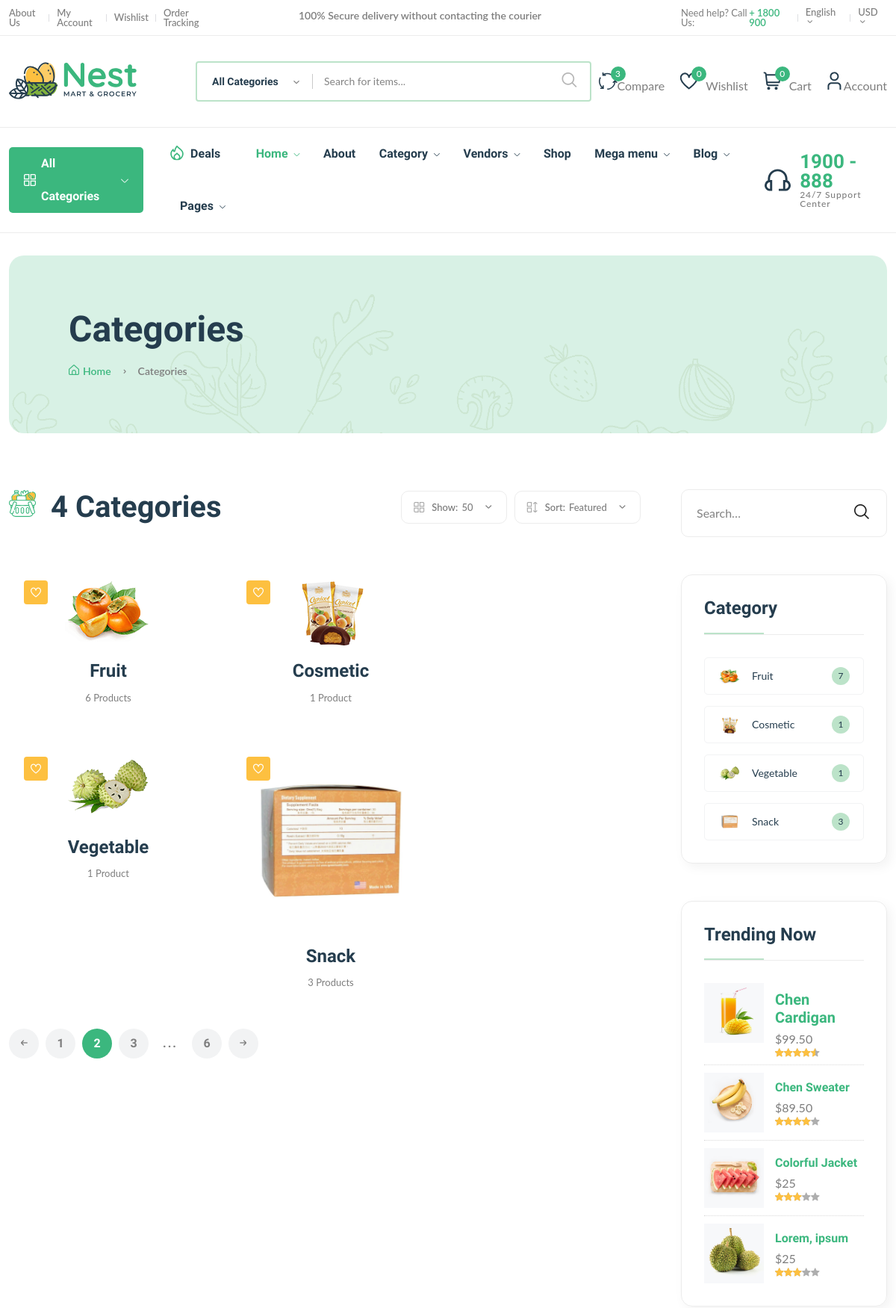
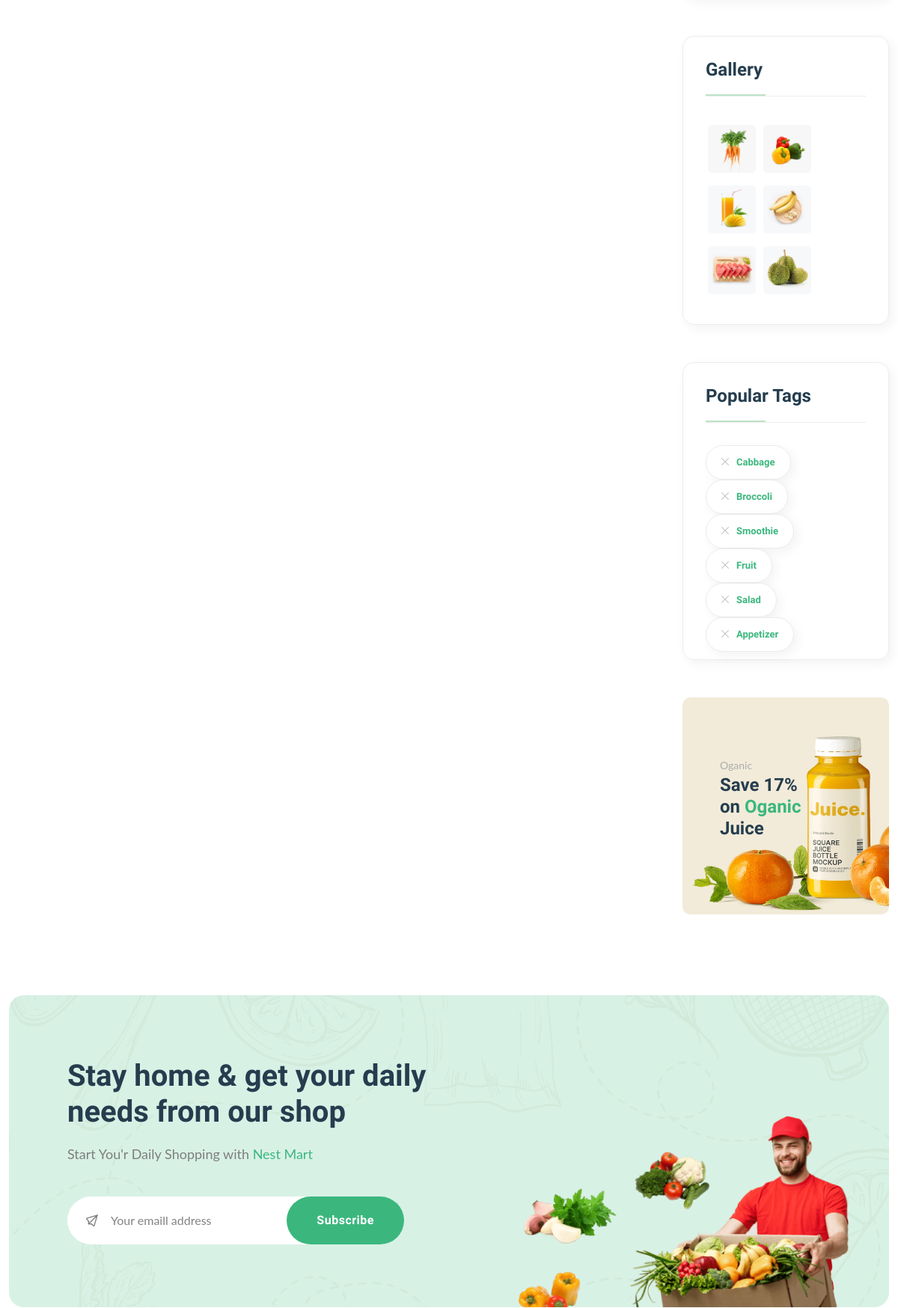
Page /categories/ (upper part) on the committed database (2 pictures, top to bottom).
### core/models.py (models this page shows, shortened)
class Category(models.Model):
    cid = ShortUUIDField(
        unique=True,
        length=10,
        max_length=30,
        prefix='cat',
        alphabet='abcdefgh12345'
        )
    title = models.CharField(max_length=100, default='This is a category')
    image = models.ImageField(upload_to='category/', default='category.jpg')
    class Meta:
        verbose_name_plural = 'categories'

### core/views.py (the view)
# urls.py: path("categories/", views.category_list, name='category_list'),
def category_list(request):
    categories = Category.objects.annotate(
        product_count=Count(
            'category',
            filter=Q(category__product_status='published')
            )
    )
    context = {
        'categories': categories
    }
    return render(request, 'core/category_list.html', context)

### core/context_processor.py (called while the page is built)
def default(request):
    categories = Category.objects.annotate(
        product_count=Count(
            'category',
            filter=Q(category__product_status='published')
        )
    )
    vendors = Vendor.objects.all()
    tags = Tag.objects.all()
    min_max_price = Product.objects.aggregate(Min('price'), Max('price'))
    context = {
        'categories': categories,
        'vendors': vendors,
        'tags': tags,
        'min_max_price': min_max_price,
    }
    return context

### useradmin/context_processor.py (called while the page is built)
def default(request):
    user_profile = None
    if request.user.is_authenticated:
        try:
            user_profile = UserProfile.objects.get(user=request.user)
        except UserProfile.DoesNotExist:
            user_profile = None
    vendors = Vendor.objects.all()
    context = {
        'vendors': vendors,
        'profile': user_profile
    }
    return context

### templates/core/category_list.html (shortened to what this page needs)
{% extends 'base.html' %}
{% load static %}
{% block content %}
<main class="main">
  <div class="page-header mt-30 mb-75">
    <div class="container">
      <div class="archive-header">
        <div class="row align-items-center">
          <div class="col-xl-3">
            <h1 class="mb-15">Categories</h1>
            <div class="breadcrumb">
              <a href="index.html" rel="nofollow"
                ><i class="fi-rs-home mr-5"></i>Home</a
              >
              <span></span> Categories
            </div>
          </div>
        </div>
      </div>
    </div>
  </div>
  <div class="page-content mb-50">
    <div class="container">
      <div class="row">
        <div class="col-lg-9">
          <div class="shop-product-fillter mb-50 pr-30">
            <div class="totall-product">
              <h2>
                <img
                  class="w-36px mr-10"
                  src="{% static 'assets/imgs/theme/icons/category-1.svg' %}"
                  alt=""
                />
                {{ categories.count }} Categories
              </h2>
            </div>
            <div class="sort-by-product-area">
              <div class="sort-by-cover mr-10">
                <div class="sort-by-product-wrap">
                  <div class="sort-by">
                    <span><i class="fi-rs-apps"></i>Show:</span>
                  </div>
                  <div class="sort-by-dropdown-wrap">
                    <span> 50 <i class="fi-rs-angle-small-down"></i></span>
                  </div>
                </div>
              </div>
              <div class="sort-by-cover">
                <div class="sort-by-product-wrap">
                  <div class="sort-by">
                    <span><i class="fi-rs-apps-sort"></i>Sort:</span>
                  </div>
                  <div class="sort-by-dropdown-wrap">
                    <span>Featured <i class="fi-rs-angle-small-down"></i></span>
                  </div>
                </div>
              </div>
            </div>
          </div>
          <div class="loop-grid pr-30">
            <div class="row gap-2">
              {% for category in categories%}
              <div
                class="col-xl-4 col-lg-6 col-md-6 text-center hover-up mb-30 animated pt-1 "
              >
                <div class="post-thumb ">
                  <a href="{% url 'product_per_category' category.title category.cid %}">
                    <img
                      class="img-fluid"
                      src="{{ category.image.url }}"
                      alt=""
                    />
                  </a>
                  <div class="entry-meta">
                    <a class="entry-meta meta-2" href="blog-category-grid.html"
                      ><i class="fi-rs-heart"></i
                    ></a>
                  </div>
                </div>
                <div class="entry-content-2">
                  <h4 class="post-title mb-15">
                    <a href="{% url 'product_per_category' category.title category.cid %}"
                      >{{ category.title | capfirst }}</a
                    >
                  </h4>
                  <div class="entry-meta font-xs color-grey mt-10 pb-10">
                    <div>
                      <span>
                        {{category.product_count}} Product{{category.product_count|pluralize:"s"}}
                      </span>
                    </div>
                  </div>
                </div>
              </div>
              {% endfor %}
            </div>
          </div>
          <div class="pagination-area mt-15 mb-sm-5 mb-lg-0">
            <nav aria-label="Page navigation example">
              <ul class="pagination justify-content-start">
                <li class="page-item">
                  <a class="page-link" href="#"
                    ><i class="fi-rs-arrow-small-left"></i
                  ></a>
                </li>
                <li class="page-item"><a class="page-link" href="#">1</a></li>
                <li class="page-item active">
                  <a class="page-link" href="#">2</a>
                </li>
                <li class="page-item"><a class="page-link" href="#">3</a></li>
                <li class="page-item">
                  <a class="page-link dot" href="#">...</a>
                </li>
                <li class="page-item"><a class="page-link" href="#">6</a></li>
                <li class="page-item">
                  <a class="page-link" href="#"
                    ><i class="fi-rs-arrow-small-right"></i
                  ></a>
                </li>
              </ul>
            </nav>
          </div>
        </div>
        <div class="col-lg-3 primary-sidebar sticky-sidebar">
          <div class="widget-area">
            <div class="sidebar-widget-2 widget_search mb-50">
              <div class="search-form">
                <form action="#">
                  <input type="text" placeholder="Search…" />
                  <button type="submit"><i class="fi-rs-search"></i></button>
                </form>
              </div>
            </div>
            <div class="sidebar-widget widget-category-2 mb-50">
              <h5 class="section-title style-1 mb-30">Category</h5>
              <ul>
                {% for category in categories %}
                <li>
                  <a href="shop-grid-right.html">
                    <img
                      src="{{ category.image.url }}"
                      alt=""
                    />{{ category.title | capfirst }}</a
                  ><span class="count">{{ category.category.count }}</span>
                </li>
                {% endfor %}
              </ul>
            </div>
            <div
              class="sidebar-widget product-sidebar mb-50 p-30 bg-grey border-radius-10"
            >
              <h5 class="section-title style-1 mb-30">Trending Now</h5>
              <div class="single-post clearfix">
                <div class="image">
                  <img
                    src="{% static 'assets/imgs/shop/thumbnail-3.jpg' %}"
                    alt="#"
                  />
                </div>
                <div class="content pt-10">
                  <h5><a href="shop-product-detail.html">Chen Cardigan</a></h5>
                  <p class="price mb-0 mt-5">$99.50</p>
                  <div class="product-rate">
                    <div class="product-rating" style="width: 90%"></div>
                  </div>
                </div>
              </div>
              <div class="single-post clearfix">
                <div class="image">
                  <img
                    src="{% static 'assets/imgs/shop/thumbnail-4.jpg' %}"
                    alt="#"
                  />
                </div>
                <div class="content pt-10">
                  <h6><a href="shop-product-detail.html">Chen Sweater</a></h6>
                  <p class="price mb-0 mt-5">$89.50</p>
                  <div class="product-rate">
                    <div class="product-rating" style="width: 80%"></div>
                  </div>
                </div>
              </div>
              <div class="single-post clearfix">
                <div class="image">
                  <img
                    src="{% static 'assets/imgs/shop/thumbnail-5.jpg' %}"
                    alt="#"
                  />
                </div>
                <div class="content pt-10">
                  <h6>
                    <a href="shop-product-detail.html">Colorful Jacket</a>
                  </h6>
                  <p class="price mb-0 mt-5">$25</p>
                  <div class="product-rate">
                    <div class="product-rating" style="width: 60%"></div>
                  </div>
                </div>
              </div>
              <div class="single-post clearfix">
                <div class="image">
                  <img
                    src="{% static 'assets/imgs/shop/thumbnail-6.jpg' %}"
                    alt="#"
                  />
                </div>
                <div class="content pt-10">
                  <h6><a href="shop-product-detail.html">Lorem, ipsum</a></h6>
                  <p class="price mb-0 mt-5">$25</p>
                  <div class="product-rate">
                    <div class="product-rating" style="width: 60%"></div>
                  </div>
                </div>
              </div>
            </div>
            <div class="sidebar-widget widget_instagram mb-50">
              <h5 class="section-title style-1 mb-30">Gallery</h5>
              <div class="instagram-gellay">
                <ul class="insta-feed">
                  <li>
                    <a href="#"
                      ><img
                        class="border-radius-5"
                        src="{% static 'assets/imgs/shop/thumbnail-1.jpg' %}"
                        alt=""
                    /></a>
                  </li>
                  <li>
                    <a href="#"
                      ><img
                        class="border-radius-5"
                        src="{% static 'assets/imgs/shop/thumbnail-2.jpg' %}"
                        alt=""
                    /></a>
                  </li>
                  <li>
                    <a href="#"
                      ><img
                        class="border-radius-5"
                        src="{% static 'assets/imgs/shop/thumbnail-3.jpg' %}"
                        alt=""
                    /></a>
                  </li>
                  <li>
                    <a href="#"
                      ><img
                        class="border-radius-5"
                        src="{% static 'assets/imgs/shop/thumbnail-4.jpg' %}"
                        alt=""
                    /></a>
                  </li>
                  <li>
                    <a href="#"
                      ><img
                        class="border-radius-5"
                        src="{% static 'assets/imgs/shop/thumbnail-5.jpg' %}"
                        alt=""
                    /></a>
                  </li>
                  <li>
                    <a href="#"
                      ><img
                        class="border-radius-5"
                        src="{% static 'assets/imgs/shop/thumbnail-6.jpg' %}"
                        alt=""
                    /></a>
                  </li>
                </ul>
              </div>
            </div>
            <div class="sidebar-widget widget-tags mb-50 pb-10">
              <h5 class="section-title style-1 mb-30">Popular Tags</h5>
              <ul class="tags-list">
                <li class="hover-up">
                  <a href="blog-category-grid.html"
                    ><i class="fi-rs-cross mr-10"></i>Cabbage</a
                  >
                </li>
                <li class="hover-up">
                  <a href="blog-category-grid.html"
                    ><i class="fi-rs-cross mr-10"></i>Broccoli</a
                  >
                </li>
                <li class="hover-up">
                  <a href="blog-category-grid.html"
                    ><i class="fi-rs-cross mr-10"></i>Smoothie</a
                  >
                </li>
                <li class="hover-up">
                  <a href="blog-category-grid.html"
                    ><i class="fi-rs-cross mr-10"></i>Fruit</a
                  >
                </li>
                <li class="hover-up mr-0">
                  <a href="blog-category-grid.html"
                    ><i class="fi-rs-cross mr-10"></i>Salad</a
                  >
                </li>
                <li class="hover-up mr-0">
                  <a href="blog-category-grid.html"
                    ><i class="fi-rs-cross mr-10"></i>Appetizer</a
                  >
                </li>
              </ul>
            </div>
            <div class="banner-img wow fadeIn mb-50 animated d-lg-block d-none">
              <img
                src="{% static 'assets/imgs/banner/banner-11.png' %}"
                alt=""
              />
              <div class="banner-text">
                <span>Oganic</span>
                <h4>
                  Save 17% <br />
                  on <span class="text-brand">Oganic</span><br />
                  Juice
                </h4>
              </div>
            </div>
          </div>
        </div>
      </div>
    </div>
  </div>
</main>
{% endblock %}

### rows in the picture
Category: image (picture), title "Fruit", product_count "6", category.count "7"
Category: image (picture), title "Cosmetic", product_count "1", category.count "1"
Category: image (picture), title "Vegetable", product_count "1", category.count "1"
Category: image (picture), title "Snack", product_count "3", category.count "3"

### other values in the picture
{{ total_item_wishlist }} "0"
{{ total_item }} "0"
{{ categories.count }} "4"
